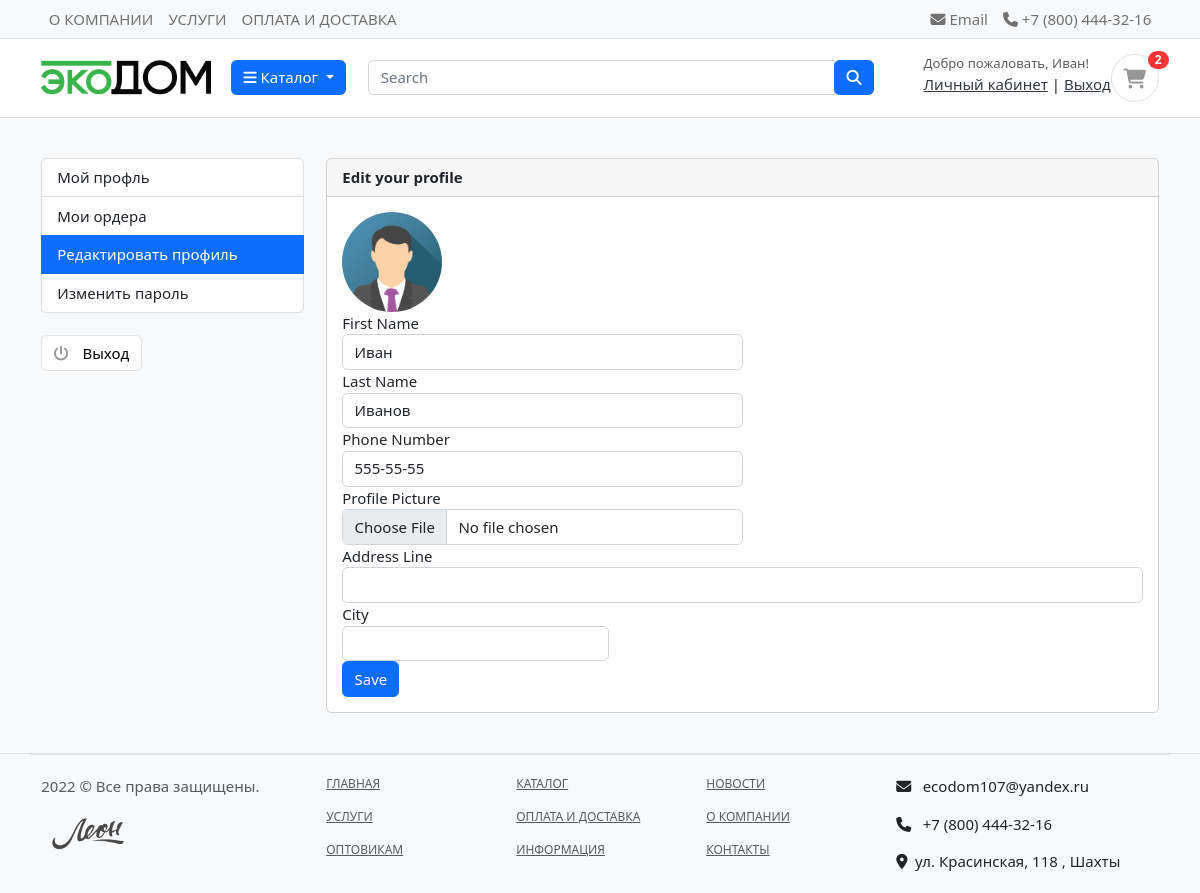
Page /accounts/edit_profile/ (signed in) on the committed database.
### accounts/models.py (models this page shows, shortened)
class MyUser(AbstractBaseUser):
    first_name      = models.CharField(max_length=50)
    last_name       = models.CharField(max_length=50)
    username        = models.CharField(max_length=50, unique=True)
    email           = models.EmailField(max_length=255, unique=True)
    phone_number    = models.CharField(max_length=50)
    date_joined     = models.DateTimeField(auto_now_add=True)
    last_login      = models.DateTimeField(auto_now_add=True)
    is_admin        = models.BooleanField(default=False)
    is_staff        = models.BooleanField(default=False)
    is_active       = models.BooleanField(default=False)
    USERNAME_FIELD = 'email'
    REQUIRED_FIELDS = ['username', 'first_name', 'last_name']
    objects = MyUserManager()

class UserProfile(models.Model):
    user = models.OneToOneField(MyUser, on_delete=models.CASCADE)
    address_line = models.CharField(blank=True, max_length=255)
    profile_picture = models.ImageField(blank=True, upload_to='userprofile')
    city = models.CharField(blank=True, max_length=20)

### accounts/views.py (the view)
# urls.py: path('edit_profile/', views.edit_profile, name='edit_profile'),
@login_required(login_url='login')
def edit_profile(request):
    userprofile = get_object_or_404(UserProfile, user=request.user)
    if request.method == 'POST':
        user_form = UserChangeForm(request.POST, instance=request.user)
        profile_form = UserProfileForm(request.POST, request.FILES, instance=userprofile)
        if user_form.is_valid() and profile_form.is_valid():
            user_form.save()
            profile_form.save()
            messages.success(request, 'Your profile has been updated.')
            return redirect('edit_profile')
    else:
        user_form = UserChangeForm(instance=request.user)
        profile_form = UserProfileForm(instance=userprofile)
    context = {
        'user_form': user_form,
        'profile_form': profile_form,
        'userprofile': userprofile,
    }
    return render(request, 'accounts/edit_profile.html', context)

### accounts/forms.py
class UserChangeForm(forms.ModelForm):
    class Meta:
        model = MyUser
        fields = ('first_name', 'last_name', 'phone_number')
    def __init__(self, *args, **kwargs):
        super(UserChangeForm, self).__init__(*args, **kwargs)
        for field in self.fields:
            self.fields[field].widget.attrs['class'] = 'form-control'

class UserProfileForm(forms.ModelForm):
    profile_picture = forms.ImageField(required=False, error_messages = {'invalid':("Image files only")}, widget=forms.FileInput)
    class Meta:
        model = UserProfile
        fields = ('address_line', 'city', 'profile_picture')
    def __init__(self, *args, **kwargs):
        super(UserProfileForm, self).__init__(*args, **kwargs)
        for field in self.fields:
            self.fields[field].widget.attrs['class'] = 'form-control'

### carts/context_processors.py (called while the page is built)
def counter(request):
    cart_count = 0
    if 'admin' in request.path:
        return {}
    else:
        try:
            cart = Cart.objects.filter(cart_id=_cart_id(request))
            if request.user.is_authenticated:
                cart_items = CartItem.objects.all().filter(user=request.user)
            else:
                cart_items = CartItem.objects.all().filter(cart=cart[:1])
            for cart_item in cart_items:
                cart_count += cart_item.quantity
        except Cart.DoesNotExist:
            cart_count = 0
    return dict(cart_count=cart_count)

### carts/views.py (called while the page is built)
def _cart_id(request):
    cart = request.session.session_key
    if not cart:
        cart = request.session.create()
    return cart

### category/context_processors.py (called while the page is built)
def menu_links(request):
    links = Category.objects.all()
    return dict(links=links)

### category/models.py (called while the page is built)
    def get_url(self):
            return reverse('products_by_category', args=[self.slug])

### accounts/templates/accounts/edit_profile.html (shortened to what this page needs)
{% extends 'base.html' %}
{% block content %}
<section class="section-conten padding-y bg">
<div class="container">
	<div class="row">
	{% include 'accounts/dashboard_sidebar.html' %}
	<main class="col-md-9">
		<article class="card">
		<header class="card-header">
			<strong class="d-inline-block mr-3">Edit your profile</strong>
		</header>
		<div class="card-body">
			<div class="text-right">
				<img src="{{userprofile.profile_picture.url}}" alt="Profile Picture" width="100" style="border-radius:50px;">
			</div>
			<div class="row">
			<div class="col-md-12">
				<form action="{% url 'edit_profile' %}" method="POST" enctype="multipart/form-data">
					<div class="form-row">
						<div class="form-group col-md-6">
							<label>First Name</label>
							{{user_form.first_name}}
						</div>
						<div class="form-group col-md-6">
							<label>Last Name</label>
							{{user_form.last_name}}
						</div>
					</div>
					<div class="form-row">
						<div class="form-group col-md-6">
							<label>Phone Number</label>
							{{user_form.phone_number}}
						</div>
						<div class="form-group col-md-6">
							<label>Profile Picture</label>
							{{profile_form.profile_picture}}
						</div>
					</div>
					<div class="form-group">
						<label>Address Line</label>
						{{profile_form.address_line}}
					</div>
					<div class="form-row">
						<div class="form-group col-md-4">
							<label>City</label>
							{{profile_form.city}}
						</div>
					</div>
					<input type="submit" value="Save" class="btn btn-primary">
				</form>
			</div>
			</div>
		</div>
		</article>
	</main>
</div>
</div>
</section>
{% endblock %}

### templates/includes/navbar.html (shortened to what this page needs)
{% load static %}
<header class="section-header">
    <nav class="navbar p-md-0 navbar-expand-sm navbar-light border-bottom bg-light">
        <div class="container">
            <div class="collapse navbar-collapse">
                <ul class="navbar-nav">
                    <li><a href="#" class="nav-link">О КОМПАНИИ</a></li>
                    <li><a href="#" class="nav-link">УСЛУГИ</a></li>
                    <li><a href="#" class="nav-link">ОПЛАТА И ДОСТАВКА</a></li>
                </ul>
            </div>
            <div class="collapse navbar-collapse flex-grow-0" id="navbarTop4">
                <ul class="navbar-nav">
                    <li><a href="#" class="nav-link"> <i class="fa fa-envelope"></i> Email </a></li>
                    <li><a href="#" class="nav-link"> <i class="fa fa-phone"></i> +7 (800) 444-32-16 </a></li>
                </ul>
            </div>
        </div>
    </nav>
    <section class="header-main border-bottom">
        <div class="container">
            <div class="row align-items-center">
                <div class="col-lg-2 col-md-3 col-6">
                    <a href="/" class="brand-wrap">
                        <img class="logo" src="{% static '/images/logo.png' %}">
                    </a>
                </div>
                <div class="col-lg col-sm col-md col-6 flex-grow-0">
                    <div class="dropdown">
                        <button class="btn btn-primary dropdown-toggle" type="button" id="dropdownMenuButton1" data-bs-toggle="dropdown" aria-expanded="false">
                            <i class="fa fa-bars"></i>
                            Каталог
                        </button>
                    </div>
                </div>
                <div class="col-lg  col-md-6 col-sm-12 col">
                    <form action="{% url 'search' %}" class="search" method='GET'>
                        <div class="input-group w-100">
                            <input type="text" class="form-control" style="width:60%;" placeholder="Search"
                                name="keyword">
                            <div class="input-group-append">
                                <button class="btn btn-primary" type="submit">
                                    <i class="fa fa-search"></i>
                                </button>
                            </div>
                        </div>
                    </form>
                </div>
                <div class="col-lg-3 col-sm-6 col-8 order-2 order-lg-3">
                    <div class="d-flex justify-content-end mb-3 mb-lg-0">
                        {% if user.id is None %}
                            <div class="widget-header">
                                <small class="title text-muted" style="padding-right: 10px">Добро пожаловать, Гость!</small>
                                <div>
                                    <a href="{% url 'login' %}">Вход</a> <span class="dark-transp"> | </span>
                                    <a href="{% url 'register' %}"> Регистрация</a>
                                </div>
                            </div>
                        {% else %}
                            <div class="widget-header">
                                <small class="title text-muted" style="padding-right: 10px">Добро пожаловать, {{user.first_name}}!</small>
                                <div>
                                    <a href="{% url 'dashboard' %}">Личный кабинет</a> <span class="dark-transp"> | </span>
                                    <a href="{% url 'logout' %}"> Выход</a>
                                </div>
                            </div>
                        {% endif %}
                        <a href="{% url 'cart' %}" class="widget-header pl-3 ml-3">
                            <div class="icon icon-sm rounded-circle border"><i class="fa fa-shopping-cart"></i></div>
                            <span class="badge badge-pill badge-danger notify">{{cart_count}}</span>
                        </a>
                    </div>
                </div>
            </div>
        </div>
    </section>
</header>

### static/css/ui.css (style rules this page uses)
html { font-family: "Inter", sans-serif; font-size: 15px; }
.icon-xs, .icon-sm, .icon-md, .icon-lg { display: inline-block; text-align: center; flex-shrink: 0; flex-grow: 0; }
.icon-sm { width: 48px; height: 48px; line-height: 48px !important; font-size: 20px; }
.padding-y { padding-top: 40px; padding-bottom: 40px; }
article:after, .form-group:after { display: block; clear: both; content: ""; }
.bg { background-color: #f8f9fa; }
.header-main { position: relative; padding-top: 1rem; padding-bottom: 1rem; }
.brand-wrap .logo, .navbar-brand .logo { margin-right: 7px; max-height: 42px; display: inline-block; }
.widget-header { display: inline-block; vertical-align: middle; position: relative; }
.widget-header a { color: #343a40; }
.widget-header i { color: #969696; }
.widget-header .title { display: block; }
.widget-header .notify { position: absolute; top: -3px; right: -10px; }
.notify { position: absolute; top: -4px; right: -10px; display: inline-block; padding: 0.25em 0.6em; font-size: 12px; line-height: 1; text-align: center; border-radius: 3rem; color: #fff; background-color: #fa3434; }

### rows in the picture
MyUser: first_name "Иван", last_name "Иванов", phone_number "555-55-55"
UserProfile: profile_picture (placeholder picture)

### other values in the picture
{{ cart_count }} "2"
